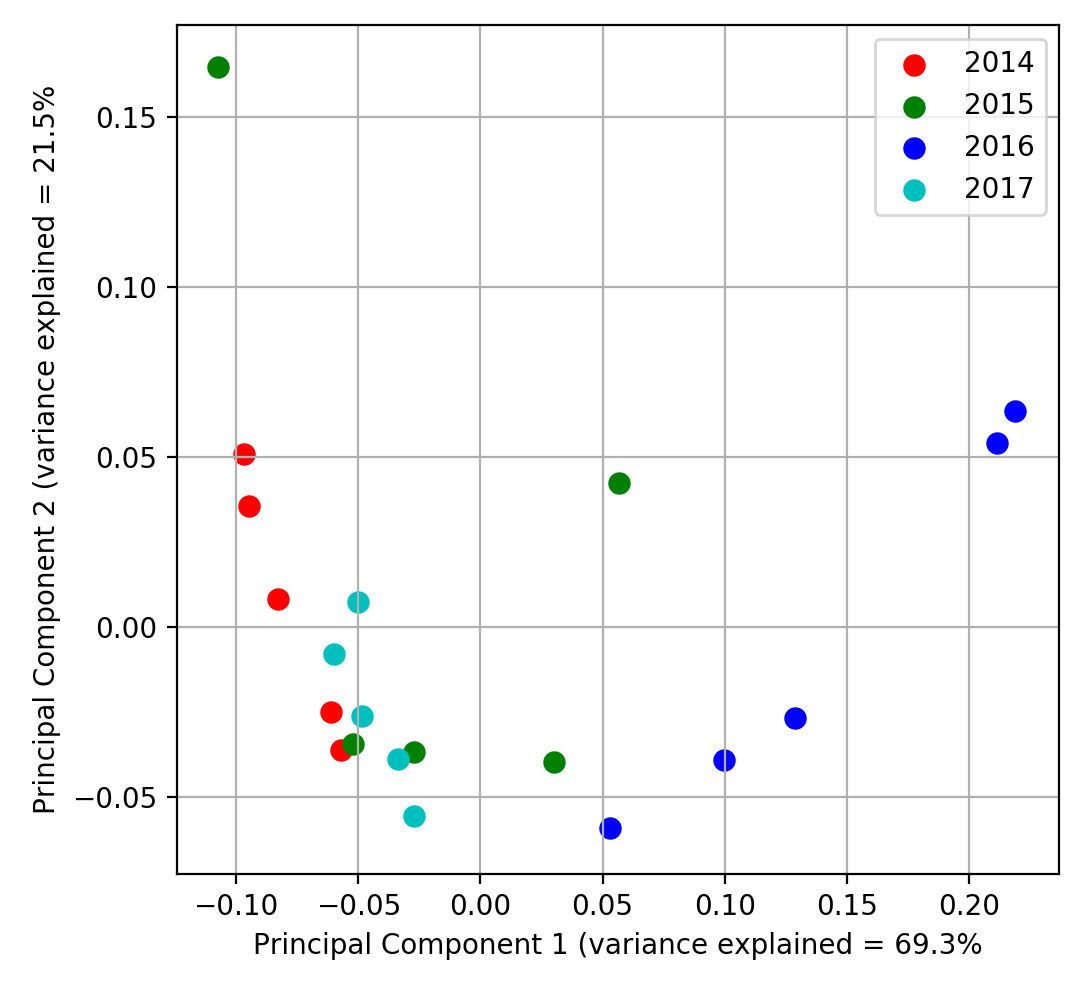

The Python source for this figure:
#!/usr/bin/env python
import sys
from scipy.stats import pearsonr
import seaborn as sns
import pandas as pd
import matplotlib.pyplot as plt
from sklearn.decomposition import PCA

corr={}
for f1 in sys.argv[1:]:
	sampleA=f1.split(".")[0].split("-")[1]+"_"+f1.split(".")[0].split("-")[3]
	for f2 in sys.argv[1:]:
		sampleB=f2.split(".")[0].split("-")[1]+"_"+f2.split(".")[0].split("-")[3]
		
		if sampleA == sampleB:
			if sampleA not in corr: corr[sampleA]={}
			corr[sampleA][sampleB]=1
			continue

		a=[]
		b=[]
		for line in open(f1): a.append(float(line.strip()))
		for line in open(f2): b.append(float(line.strip()))
	
		r,p = pearsonr(a,b)
		if sampleA not in corr: corr[sampleA]={}
		corr[sampleA][sampleB]=r

df = pd.DataFrame.from_dict(corr)



pca = PCA(n_components=2)
principalComponents = pca.fit_transform(df)
principalDf = pd.DataFrame(data = principalComponents, columns = ['component_1', 'component_2'])

df = df.reset_index()
finalDf = pd.concat([principalDf, df[["index"]]], axis = 1)


var = pca.explained_variance_ratio_

fig = plt.figure(figsize = (5,5))
ax = fig.add_subplot(1,1,1) 
ax.set_xlabel('Principal Component 1 (variance explained = '+ str(var[0]*100)[:4]+"%", fontsize = 10)
ax.set_ylabel('Principal Component 2 (variance explained = '+ str(var[1]*100)[:4]+"%", fontsize = 10)

colors = {"2014": 'r', "2015":'g', "2016":'b', "2017":'c'}
for i in finalDf.index:
	x = finalDf["component_1"][i]
	y = finalDf["component_2"][i]
	sample = finalDf["index"][i].split("_")[0]
	color=colors[sample]
	if finalDf["index"][i].split("_")[1]=="1": ax.scatter(x, y, c=color, s=50, label=sample)	
	else: ax.scatter(x, y, c=color, s=50)

ax.legend()
ax.grid()


plt.show()
